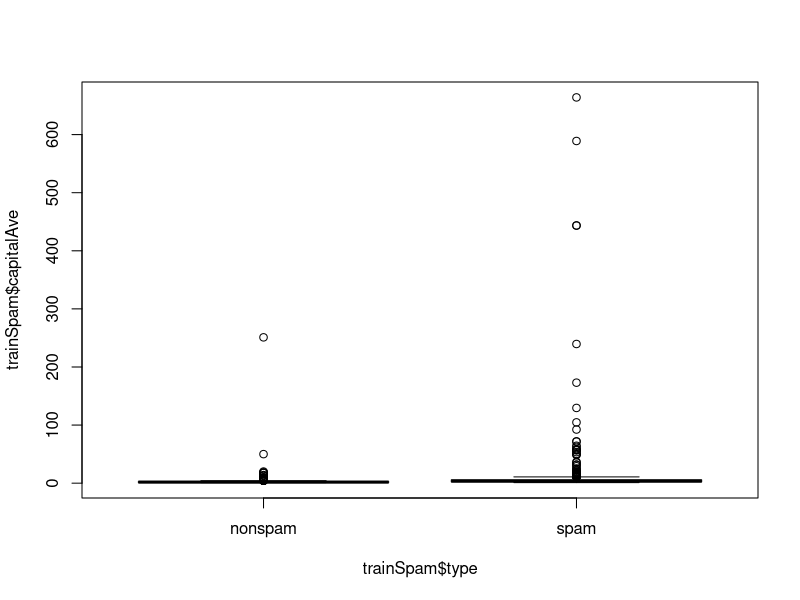
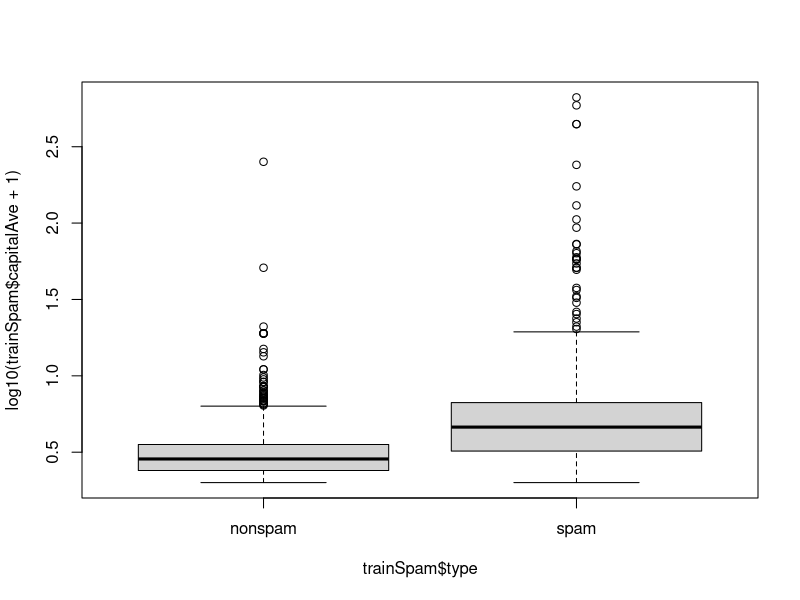
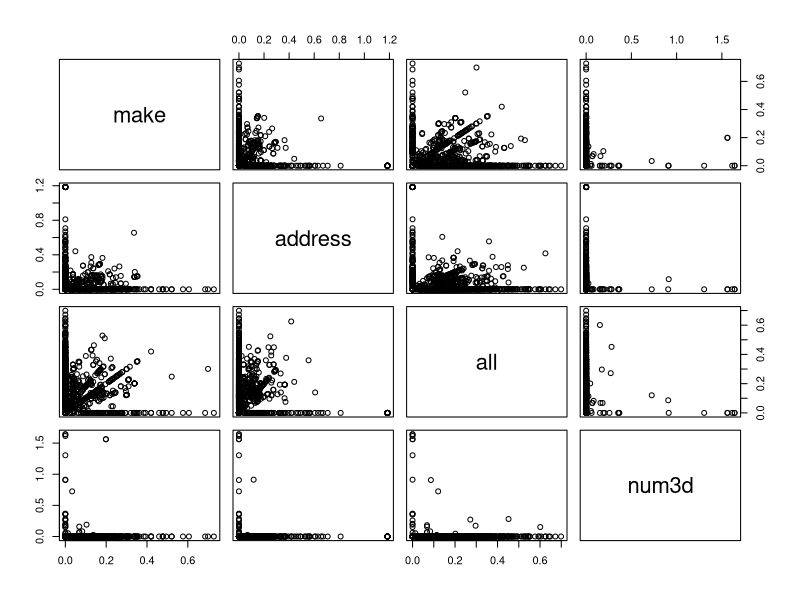
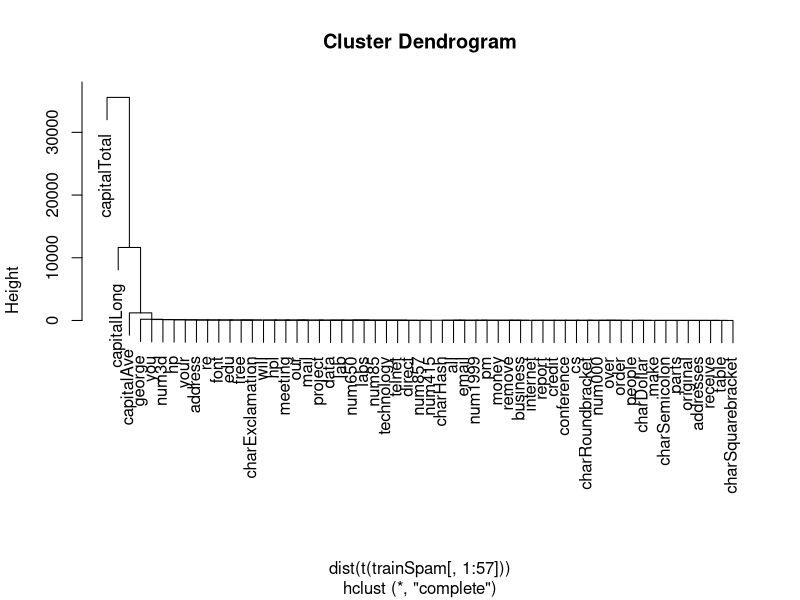

R code for these plots, in order:
## ---- chunk 1
library(kernlab)
data(spam)
set.seed(3435)
trainIndicator = rbinom( 4601, size = 1, prob = 0.5)
table(trainIndicator)
trainSpam = spam[ trainIndicator ==1, ]
testSpam = spam[ trainIndicator == 0, ]
# summarys, missing data, exploratory plots, clusting...
head(trainSpam)
plot( trainSpam$capitalAve ~ trainSpam$type )
plot( log10(trainSpam$capitalAve +1) ~ trainSpam$type )
plot( log10(trainSpam[,1:4]+1))
hCluster = hclust( dist(t(trainSpam[, 1:57])))
plot(hCluster)
# statistical prediction / modeling
